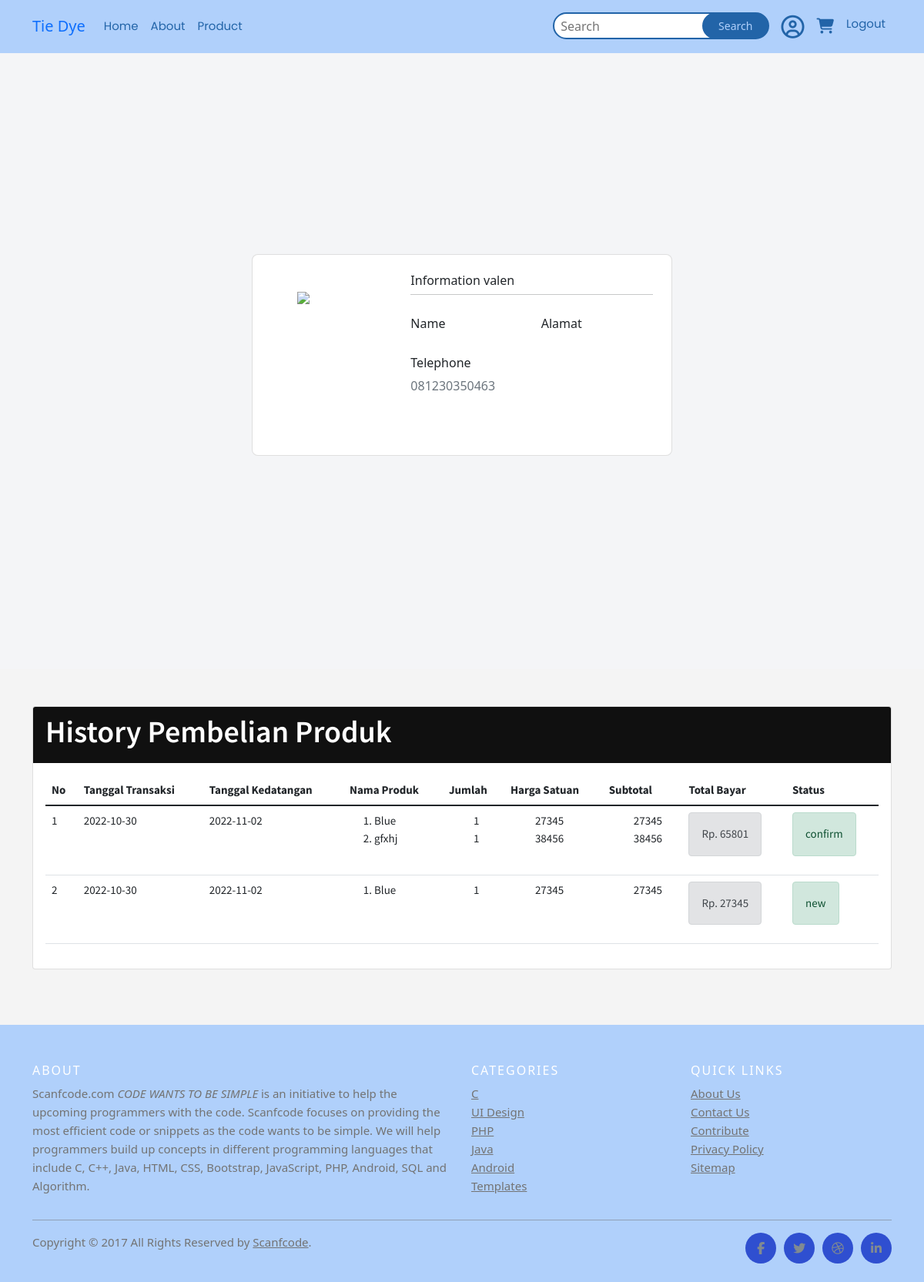
The page /user/profile.php (signed in) on the database its author committed.
### tables this page shows
CREATE TABLE `transaksi` (
  `id_transaksi` int(11) NOT NULL,
  `id_pelanggan` int(11) NOT NULL,
  `tgl_transaksi` date NOT NULL,
  `tgl_tiba` date DEFAULT NULL,
  `status` enum('new','confirm','process','done','received') NOT NULL
);

CREATE TABLE `detail_transaksi` (
  `id_detail_transaksi` int(11) NOT NULL,
  `id_transaksi` int(11) NOT NULL,
  `id_produk` int(11) NOT NULL,
  `qty` int(11) NOT NULL,
  `subtotal` int(11) NOT NULL
);

CREATE TABLE `produk` (
  `id_produk` int(11) NOT NULL,
  `nama_produk` varchar(100) NOT NULL,
  `deskripsi` text NOT NULL,
  `kategori` varchar(100) NOT NULL,
  `gender` enum('L','P','A','') NOT NULL,
  `harga` int(11) NOT NULL,
  `foto_produk` varchar(255) NOT NULL
);

### user/profile.php (the view, shortened to what this page needs)
<!DOCTYPE html>
<html lang="en">
<head>
    <link href="https://cdn.jsdelivr.net/npm/bootstrap@5.1.1/dist/css/bootstrap.min.css" rel="stylesheet">
    <link  rel="stylesheet" href="./css/navbarUser.css">
    <link  rel="stylesheet" href="./css/pembelian.css">
</head>
<body>
    <?php
        include "navbar.php";
    ?>
    <section class="vh-100" style="background-color: #f4f5f7;">
  <div class="container py-5 h-100">
    <div class="row d-flex justify-content-center align-items-center h-100">
      <div class="col col-lg-6 mb-4 mb-lg-0">
        <div class="card mb-3" style="border-radius: .5rem;">
          <div class="row g-0">
            <div class="col-md-4 gradient-custom text-center text-white"
              style="border-top-left-radius: .5rem; border-bottom-left-radius: .5rem;">
              <img src="https://mdbcdn.b-cdn.net/img/Photos/new-templates/bootstrap-chat/ava1-bg.webp"
                alt="Avatar" class="img-fluid my-5" style="width: 80px;" />
              <h5>Marie Horwitz</h5>
              <p>Web Designer</p>
              <i class="far fa-edit mb-5"></i>
            </div>
            <div class="col-md-8">
              <div class="card-body p-4">
                <h6>Information <?=$_SESSION['username']?></h6>
                <hr class="mt-0 mb-4">
                <div class="row pt-1">
                  <div class="col-6 mb-3">
                    <h6>Name</h6>
                  </div>
                  <div class="col-6 mb-3">
                    <h6>Alamat</h6>
                  </div>
                  <div class="col-6 mb-3">
                    <h6>Telephone</h6>
                    <p class="text-muted"><?=$_SESSION['telp']?></p>
                  </div>
                </div>
              </div>
            </div>
          </div>
        </div>
      </div>
    </div>
  </div>
</section>
    <br></br>
    <div class="container">
        <div class="card">
            <div class="card-header">
                <h3>History Pembelian Produk</h3>
            </div>
            <div class="card-body">
            <table class="table">
                <thead>
                    <tr>
                    <th scope="col">No</th>
                    <th scope="col">Tanggal Transaksi</th>
                    <th scope="col">Tanggal Kedatangan</th>
                    <th scope="col">Nama Produk</th>
                    <th scope="col">Jumlah</th>
                    <th scope="col">Harga Satuan</th>
                    <th scope="col">Subtotal</th>
                    <th scope="col">Total Bayar</th>
                    <th scope="col">Status</th>
                    </tr>
                </thead>
                <tbody>
                     <?php
                    include "../connection.php";
                    $query_pembelian = mysqli_query($conn, "SELECT * FROM transaksi
                    where id_pelanggan = '".$_SESSION['id_pelanggan']."' ORDER BY id_transaksi DESC");
                    $no=0;
                    while($data_pembelian=mysqli_fetch_array($query_pembelian)){
                        $no++;
                    ?>
                    <tr>
                        <td><?=$no?></td>
                        <td><?=$data_pembelian['tgl_transaksi']?></td>
                        <td><?=$data_pembelian['tgl_tiba']?></td>
                        <td>
                            <ol>
                            <?php
                            include "../connection.php";
                            $query_detail = mysqli_query($conn, "SELECT * FROM detail_transaksi d
                                            JOIN produk p ON p.id_produk = d.id_produk WHERE
                                            id_transaksi = '".$data_pembelian['id_transaksi']."'");
                            while($data_detail = mysqli_fetch_array($query_detail)){
                                echo "<li>".$data_detail['nama_produk']."</li>";
                            }
                            ?>
                            </ol>
                        </td>
                        <td>
                            <ul style="list-style: none;">
                            <?php
                            include "../connection.php";
                            $query_detail = mysqli_query($conn, "SELECT * FROM detail_transaksi d
                                            JOIN produk p ON p.id_produk = d.id_produk WHERE
                                            id_transaksi = '".$data_pembelian['id_transaksi']."'");
                            while($data_detail = mysqli_fetch_array($query_detail)){
                                echo "<li>".$data_detail['qty']."<li>";
                            }
                            ?>
                            </ul>
                        </td>
                        <td>
                            <ul style="list-style: none;">
                            <?php
                            include "../connection.php";
                            $query_detail = mysqli_query($conn, "SELECT * FROM detail_transaksi d
                                            JOIN produk p ON p.id_produk = d.id_produk WHERE
                                            id_transaksi = '".$data_pembelian['id_transaksi']."'");
                            while($data_detail = mysqli_fetch_array($query_detail)){
                                echo "<li>".($data_detail['subtotal']/$data_detail['qty'])."<li>";
                            }
                            ?>
                            </ul>
                        </td>
                        <td>
                            <ul style="list-style: none;">
                            <?php
                            include "../connection.php";
                            $query_detail = mysqli_query($conn, "SELECT * FROM detail_transaksi d
                                            JOIN produk p ON p.id_produk = d.id_produk WHERE
                                            id_transaksi = '".$data_pembelian['id_transaksi']."'");
                            while($data_detail = mysqli_fetch_array($query_detail)){
                                echo "<li>".$data_detail['subtotal']."</li>";
                            }
                            ?>
                            </ul>
                        </td>
                        <td>
                        <?php
                            include "../connection.php";
                            $query_bayar = mysqli_query($conn, "SELECT SUM(subtotal) AS total FROM detail_transaksi
                            WHERE id_transaksi = '".$data_pembelian['id_transaksi']."'");
                            $data_bayar = mysqli_fetch_array($query_bayar);
                            echo "<label class='alert alert-secondary'>Rp. ".$data_bayar['total']."</label>";
                            ?>
                        </td>
                        <td>
                          <?php
                          echo "<label class='alert alert-success'>".$data_pembelian['status']."</label>";
                          ?>
                        </td>
                    </tr>
                    <?php } ?>
                </tbody>
            </table>
            </div>
        </div>
    </div>
     <br><br><br>
</body>
</html>
<?php
        include "footer.php";
?>

### user/css/pembelian.css (style rules this page uses)
body { background-color: #f4f4f4; }
.card-header { background-color: #101010; color: white; }
h3 { font-family: 'Source Sans Pro', sans-serif; font-size: 40px; font-weight: 600; }
thead { font-family: 'Source Sans Pro', sans-serif; font-size: 15px; font-weight: 600; }
tbody { font-family: 'Source Sans Pro', sans-serif; font-size: 15px; font-weight: 400; }

### rows shown on the page
transaksi: tgl_transaksi "2022-10-30", tgl_tiba "2022-11-02", total "65801", status "confirm"
detail_transaksi: id_produk.nama_produk "Blue", qty "1", $data_detail['subtotal']/$data_detail['qty'] "27345", subtotal "27345"
detail_transaksi: id_produk.nama_produk "gfxhj", qty "1", $data_detail['subtotal']/$data_detail['qty'] "38456", subtotal "38456"
transaksi: tgl_transaksi "2022-10-30", tgl_tiba "2022-11-02", total "27345", status "new"
detail_transaksi: id_produk.nama_produk "Blue", qty "1", $data_detail['subtotal']/$data_detail['qty'] "27345", subtotal "27345"

### other values the page prints
$_SESSION['username'] "valen"
$_SESSION['telp'] "081230350463"
